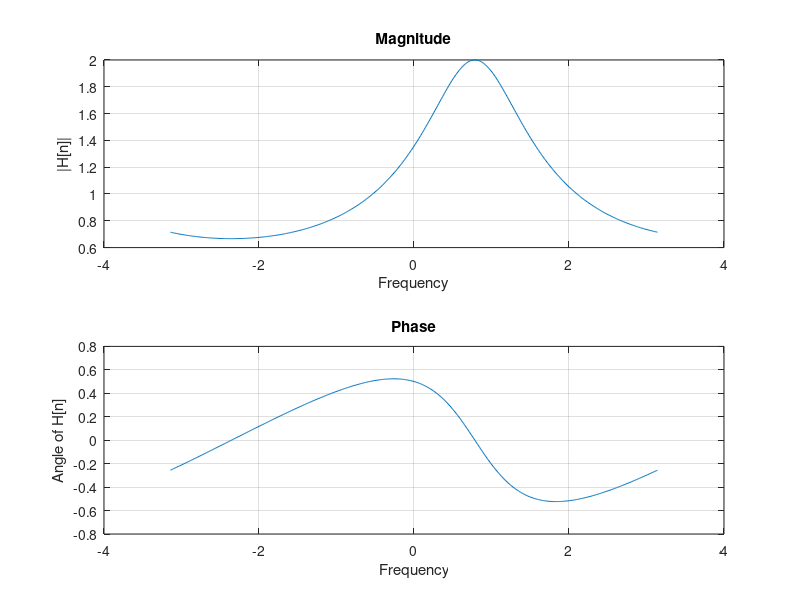

The MATLAB script that drew this image:

%% Question 

% H(z) = 1 / ( 1 - r * exp(1i * theta) * z^-1 )
%
% r         = 1 / 2
% theta     = pi /4

%% Solution


% initialize variables

step_size = 2 * pi / 512;
w = -pi:step_size:pi;


r       = 1/2;
theta   = pi /4;

% Response
H = 1 ./ (1 - r * exp(1i *theta) .* exp(-1i .* w));

%% Plotting

subplot(2,1,1);

plot(w,abs(H));
title('Magnitude')
% Set axis labels
xlabel('Frequency');
ylabel('|H[n]|');
grid on

subplot(2,1,2);

plot(w,angle(H));
title('Phase')
% Set axis labels
xlabel('Frequency');
ylabel('Angle of H[n]');
grid on

%% Extra Notes

% H(z) = 1 / (1 - a z^-1) ==> h(n) = a^n u(n) if the system is casual

% In our case, a = 0.5 * exp(j * theta) ==> h(n) 0.5^n * exp(j * theta * n) * u(n)



